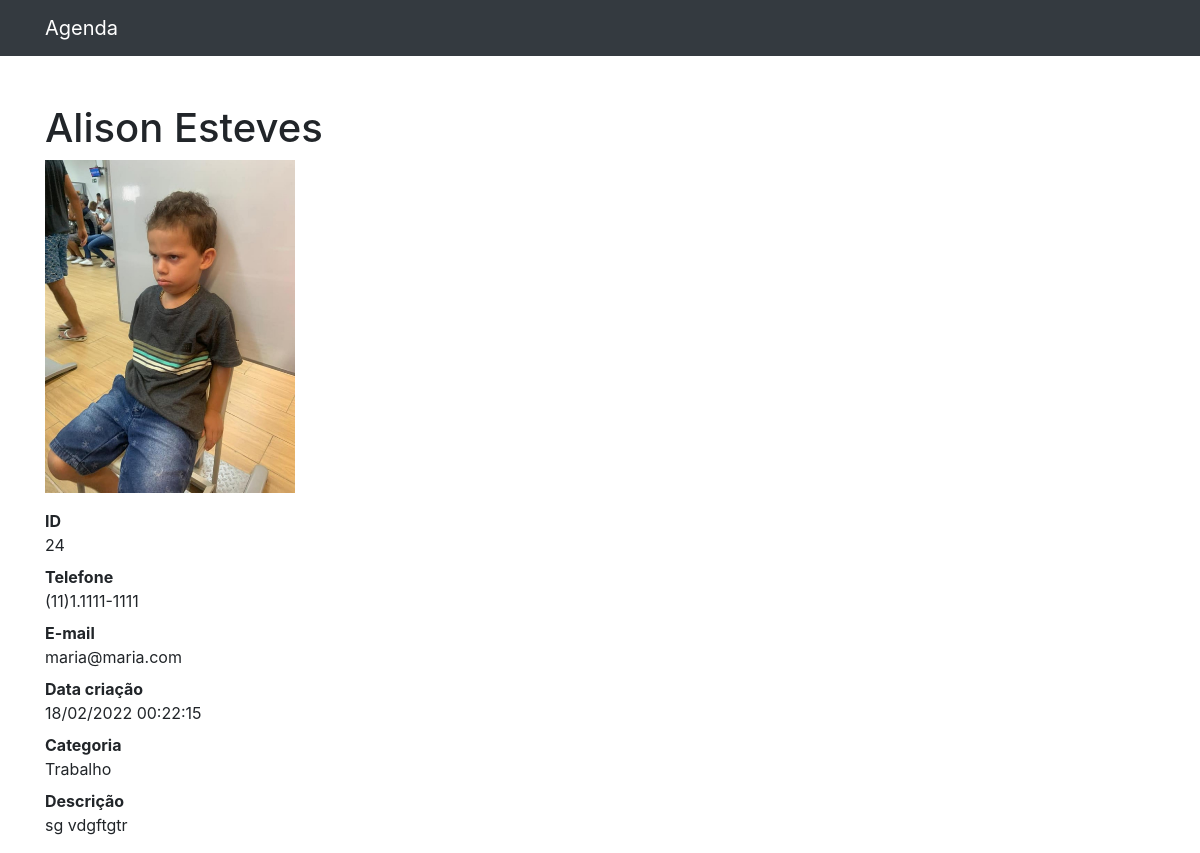
Screenshot of /24 with the database file from the repository.
### contatos/models.py (models this page shows, shortened)
class Contato(models.Model):
    nome = models.CharField(max_length=255)
    sobrenome = models.CharField(max_length=255, blank=True)
    telefone = models.CharField(max_length=255)
    email = models.CharField(max_length=255, blank=True)
    data_criacao = models.DateTimeField(default=timezone.now)
    descricao = models.TextField(blank=True)
    categoria = models.ForeignKey(Categoria, on_delete=models.DO_NOTHING)
    mostrar = models.BooleanField(default=True)
    foto = models.ImageField(blank=True, upload_to='fotos/%Y/%m')

class Categoria(models.Model):
    nome = models.CharField(max_length=255)
    def __str__(self):
        return self.nome

### contatos/views.py (the view)
# urls.py: path('<int:contato_id>', views.ver_contato, name='ver_contato'),
def ver_contato(request, contato_id):
    contato = get_object_or_404(Contato, id=contato_id)
    if not contato.mostrar:
        raise Http404()
    return render(request, 'contatos/ver_contato.html', {
         'contato': contato
    })

### contatos/templates/contatos/ver_contato.html
{% extends 'base.html' %}
{%block conteudo%}
    <h1 class="mt-5">{{ contato.nome }} {{ contato.sobrenome }}</h1>
    {% if contato.foto %}
    <p>
        <img src="{{ contato.foto.url }}" style="max-width: 250px; heigth: auto;">
    </p>
    {% endif %}
    <dl>
      <dt>ID</dt>
      <dd>{{ contato.id }}</dd>
      <dt>Telefone</dt>
      <dd>{{ contato.telefone }}</dd>
      <dt>E-mail</dt>
      <dd>{{ contato.email }}</dd>
      <dt>Data criação</dt>
      <dd>{{ contato.data_criacao | date:'d/m/Y H:i:s' }}</dd>
      <dt>Categoria</dt>
      <dd>{{ contato.categoria }}</dd>
      <dt>Descrição</dt>
      <dd>{{ contato.descricao }}</dd>
    </dl>
{%endblock%}

### rows the page displays
Contato: nome "Alison", sobrenome "Esteves", foto (picture), id "24", telefone "(11)1.1111-1111", email "maria@maria.com", data_criacao "18/02/2022 00:22:15", categoria "Trabalho", descricao "sg vdgftgtr"
